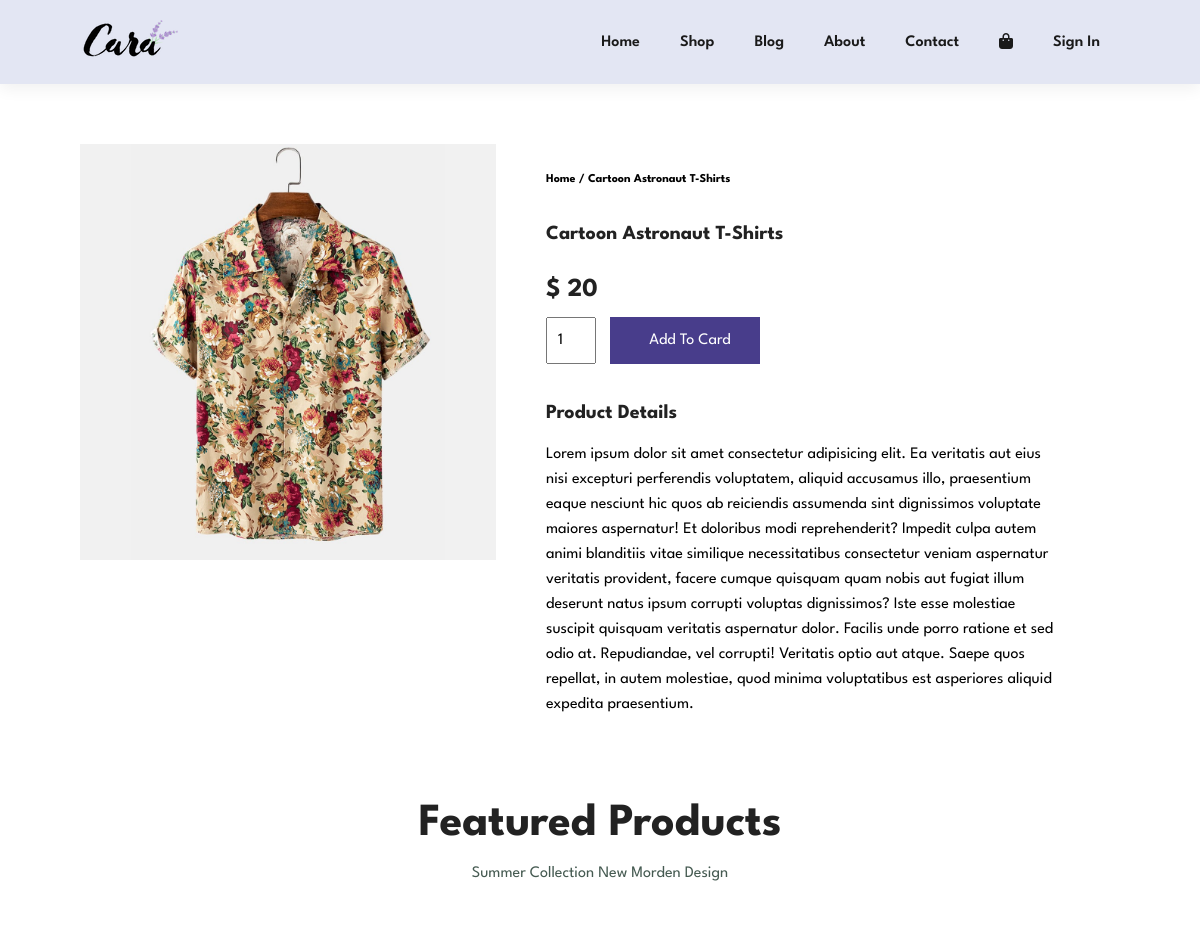
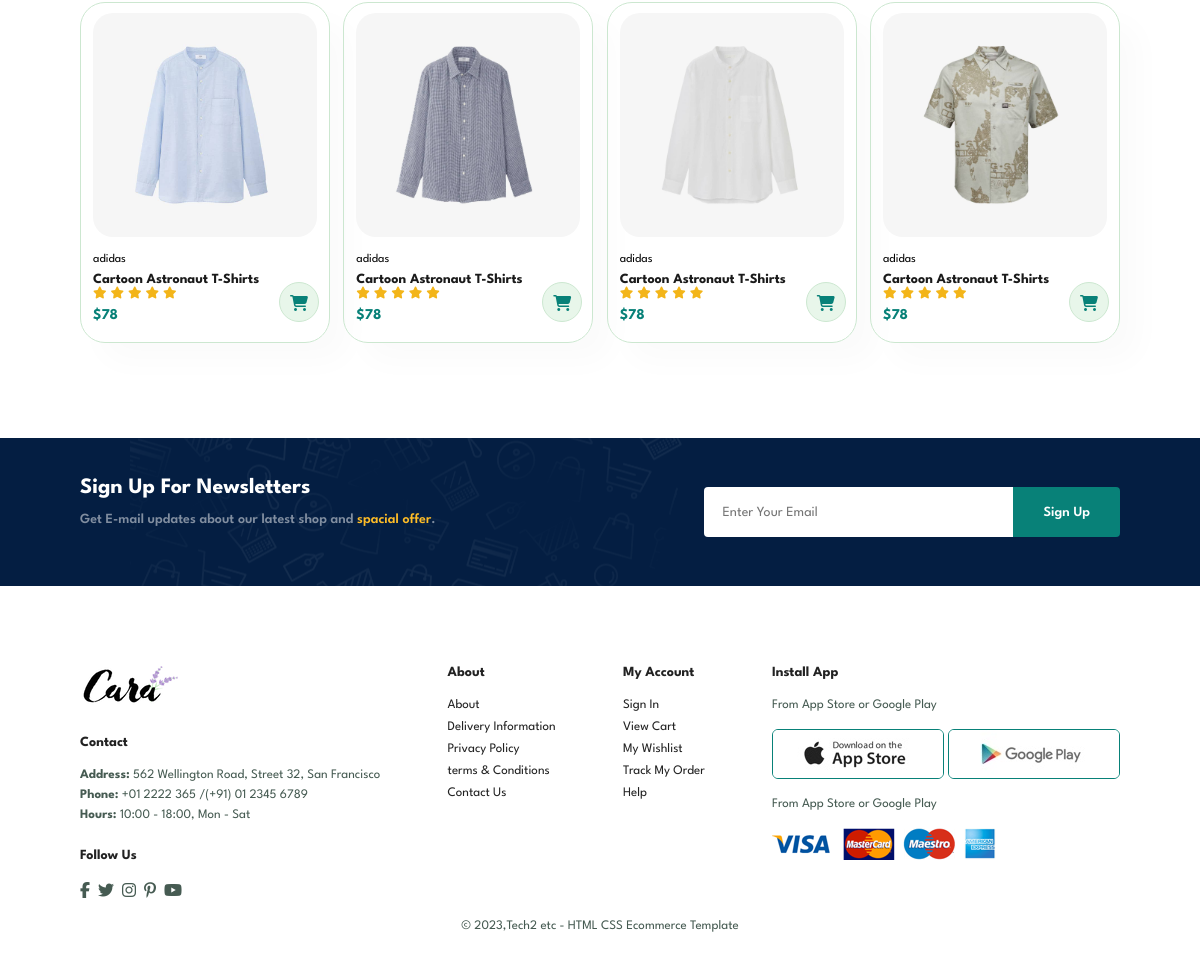
The app's page /sproduct.php?id=1 with its own data (2 pictures, top to bottom).
### tables this page shows
CREATE TABLE `logo` (
  `id` int(11) NOT NULL,
  `logo_img` text NOT NULL
);

CREATE TABLE `product` (
  `id` int(11) NOT NULL,
  `image` text NOT NULL,
  `subtitle` varchar(255) NOT NULL,
  `title` varchar(255) NOT NULL,
  `price` varchar(255) NOT NULL,
  `size` text NOT NULL,
  `content` text NOT NULL
);

### sproduct.php (the view, shortened to what this page needs)
<?php include("header.php"); ?>
<body>
    <?php include("nabvar.php"); ?>
<?php
$id = $_GET['id'];
$sql = "select*from product where id='$id'";
$result = $connection->query($sql);
$row = mysqli_fetch_array($result);
?>
<section id="prodetails" class="section-p1">
    <div class="single-pro-image">
        <img src="./upload/<?php echo $row['image']; ?>" width="100%" id="mainimg" alt="">
    </div>
    <div class="single-pro-details">
        <h6>Home /
            <?php echo $row['title']; ?>
        </h6>
        <h4>
            <?php echo $row['title']; ?>
        </h4>
        <h2>$
            <?php echo $row['price']; ?>
        </h2>
        <form action="cart.php" method='POST'>
            <div class="add_to_cart_form">
                <input type="number" class="form-control" name='qty' value="1">
                <input type="submit"  class="ad_cart form-control" value="Add To Card" name="add_to_cart">
            </div>
        </form>
        <h4>Product Details</h4>
        <span>
            <?php echo $row['content']; ?>
        </span>
    </div>
</section>
<section id="product1" class="section-p1">
    <h2>Featured Products</h2>
    <p>Summer Collection New Morden Design</p>
    <div class="pro-container">
        <div class="pro">
            <img src="./img/products/n1.jpg" alt="">
            <div class="des">
                <span>adidas</span>
                <h5>Cartoon Astronaut T-Shirts</h5>
                <div class="star">
                    <i class="fas fa-star"></i>
                    <i class="fas fa-star"></i>
                    <i class="fas fa-star"></i>
                    <i class="fas fa-star"></i>
                    <i class="fas fa-star"></i>
                </div>
                <h4>$78</h4>
            </div>
            <a href="#"><i class="fa-solid fa-cart-shopping cart"></i></a>
        </div>
        <div class="pro">
            <img src="./img/products/n2.jpg" alt="">
            <div class="des">
                <span>adidas</span>
                <h5>Cartoon Astronaut T-Shirts</h5>
                <div class="star">
                    <i class="fas fa-star"></i>
                    <i class="fas fa-star"></i>
                    <i class="fas fa-star"></i>
                    <i class="fas fa-star"></i>
                    <i class="fas fa-star"></i>
                </div>
                <h4>$78</h4>
            </div>
            <a href="#"><i class="fa-solid fa-cart-shopping cart"></i></a>
        </div>
        <div class="pro">
            <img src="./img/products/n3.jpg" alt="">
            <div class="des">
                <span>adidas</span>
                <h5>Cartoon Astronaut T-Shirts</h5>
                <div class="star">
                    <i class="fas fa-star"></i>
                    <i class="fas fa-star"></i>
                    <i class="fas fa-star"></i>
                    <i class="fas fa-star"></i>
                    <i class="fas fa-star"></i>
                </div>
                <h4>$78</h4>
            </div>
            <a href="#"><i class="fa-solid fa-cart-shopping cart"></i></a>
        </div>
        <div class="pro">
            <img src="./img/products/n4.jpg" alt="">
            <div class="des">
                <span>adidas</span>
                <h5>Cartoon Astronaut T-Shirts</h5>
                <div class="star">
                    <i class="fas fa-star"></i>
                    <i class="fas fa-star"></i>
                    <i class="fas fa-star"></i>
                    <i class="fas fa-star"></i>
                    <i class="fas fa-star"></i>
                </div>
                <h4>$78</h4>
            </div>
            <a href="#"><i class="fa-solid fa-cart-shopping cart"></i></a>
        </div>
    </div>
</section>
<section id="newsletter" class="section-p1 section-m1">
    <div class="newstext">
        <h4>Sign Up For Newsletters</h4>
        <p>Get E-mail updates about our latest shop and <span>spacial offer</span>.</p>
    </div>
    <div class="form">
        <input type="text" placeholder="Enter Your Email">
        <Button class="normal">Sign Up</Button>
    </div>
</section>
<footer class="section-p1">
    <div class="col">
        <img class="logo" src="./img/logo.png" alt="">
        <h4>Contact</h4>
        <p><strong>Address: </strong> 562 Wellington Road, Street 32, San Francisco</p>
        <p><strong>Phone: </strong> +01 2222 365 /(+91) 01 2345 6789</p>
        <p><strong>Hours: </strong> 10:00 - 18:00, Mon - Sat</p>
        <div class="follow">
            <h4>Follow Us</h4>
            <div class="icon">
                <i class="fa-brands fa-facebook-f"></i>
                <i class="fa-brands fa-twitter"></i>
                <i class="fa-brands fa-instagram"></i>
                <i class="fa-brands fa-pinterest-p"></i>
                <i class="fa-brands fa-youtube"></i>
            </div>
        </div>
    </div>
    <div class="col">
        <h4>About</h4>
        <a href="about.php">About</a>
        <a href="#">Delivery Information</a>
        <a href="#">Privacy Policy</a>
        <a href="#">terms & Conditions</a>
        <a href="contact.php">Contact Us</a>
    </div>
    <div class="col">
        <h4>My Account</h4>
        <a href="#">Sign In</a>
        <a href="#">View Cart</a>
        <a href="#">My Wishlist</a>
        <a href="#">Track My Order</a>
        <a href="#">Help</a>
    </div>
    <div class="col install">
        <h4>Install App</h4>
        <p>From App Store or Google Play</p>
        <div class="row">
            <img src="./img/pay/app.jpg" alt="">
            <img src="./img/pay/play.jpg" alt="">
        </div>
        <p>From App Store or Google Play</p>
        <img src="./img/pay/pay.png" alt="">
    </div>
    <div class="copyright">
        <p>&copy; 2023,Tech2 etc - HTML CSS Ecommerce Template</p>
    </div>
</footer>
</body>
</html>

### nabvar.php (shortened to what this page needs)
<section id="header">
<?php
$sql='select*from logo';
$result=$connection->query($sql);
$row=mysqli_fetch_array($result);
?>
<a href="#"><img src="./upload/<?php echo $row['logo_img'];?>" class="logo" alt=""></a>
<div>
    <ul id="navbar">
        <li><a class="" href="index.php">Home</a></li>
        <li><a href="shop.php">Shop</a></li>
        <li><a href="blog.php">Blog</a></li>
        <li><a href="about.php">About</a></li>
        <li><a href="contact.php">Contact</a></li>
        <li id="lg-bag"><a href="checkout.php"><i class="fa-solid fa-bag-shopping"></i></a></li>
        <?php
            if(isset($_SESSION['user_id'])){
                ?>
        <li><a href="logout.php">Logout(<?php echo $_SESSION['name'];?>)</a></li>
        <?php }
        else{
            ?>
            <li><a href="login.php">Sign In</a></li>
       <?php  } ?>
    </ul>
</div>
</section>

### style.css (style rules this page uses)
* { margin: 0; padding: 0; box-sizing: border-box; font-family: 'League Spartan', sans-serif; }
h2 { font-size: 46px; line-height: 54px; color: #222; }
h4 { font-size: 20px; color: #222; }
h6 { font-weight: 700; font-size: 12px; }
p { font-size: 16px; color: #465b52; margin: 15px 0 20px 0; }
.section-p1 { padding: 40px 80px; }
.section-m1 { margin: 40px 0; }
button.normal { font-size: 14px; font-weight: 600; padding: 15px 30px; color: #000; background-color: #fff; border-radius: 4px; cursor: pointer; border: none; outline: none; transition: 0.2s; }
body { width: 100%; }
#header { display: flex; align-items: center; justify-content: space-between; padding: 20px 80px; background-color: #E3E6F3; box-shadow: 0 5px 15px rgb(0, 0, 0, 0.06); z-index: 999; position: sticky; top: 0; left: 0; }
#navbar { display: flex; align-items: center; justify-content: center; }
#navbar li { list-style: none; padding: 0 20px; position: relative; }
#navbar li a { text-decoration: none; font-size: 16px; font-weight: 600; color: #1a1a1a; transition: 0.3s ease; }
#product1 { text-align: center; }
#product1 .pro-container { display: flex; justify-content: space-between; flex-wrap: wrap; padding-top: 20px; }
#product1 .pro { width: 23%; min-width: 250px; padding: 10px 12px; border: 1px solid #cce7d0; border-radius: 25px; cursor: pointer; box-shadow: 20px 20px 30px rgb(0, 0, 0, 0.02); margin: 15px 0; transition: 0.2s ease; position: relative; }
#product1 .pro img { width: 100%; border-radius: 20px; }
#product1 .pro .des { text-align: start; padding: 10px 0; }
#product1 .pro .des span { color: #060606; font-size: 12px; }
#product1 .pro .des h5 { padding-top: 7px; color: #1a1a1a; font-size: 14px; }
#product1 .pro .des i { font-size: 12px; color: rgb(243, 181, 25); }
#product1 .pro .des h4 { padding-top: 7px; font-size: 15px; font-weight: 700; color: #088178; }
#product1 .pro .cart { width: 40px; height: 40px; line-height: 40px; border-radius: 50px; background-color: #e8f6ea; font-weight: 600; color: #088178; border: 1px solid #cce7d0; position: absolute; bottom: 20px; right: 10px; }
#newsletter { display: flex; justify-content: space-between; flex-wrap: wrap; align-items: center; background-image: url(./img/banner/b14.png); background-repeat: no-repeat; background-position: 20% 30%; background-color: #041e42; }
#newsletter h4 { font-size: 22px; font-weight: 700; color: #fff; }
#newsletter p { font-size: 14px; font-weight: 600; color: #818ea0; }
#newsletter p span { color: #ffbd27; }
#newsletter .form { display: flex; width: 40%; }
#newsletter input { height: 3.125rem; padding: 0 1.25em; font-size: 14px; width: 100%; border: 1px solid transparent; border-radius: 4px; outline: none; border-top-right-radius: 0; border-bottom-right-radius: 0; }
#newsletter button { background-color: #088178; color: #fff; white-space: nowrap; border-top-left-radius: 0; border-bottom-left-radius: 0; }
footer { display: flex; justify-content: space-between; flex-wrap: wrap; }
footer .col { display: flex; flex-direction: column; align-items: flex-start; margin-bottom: 20px; }
footer .logo { margin-bottom: 30px; }
footer h4 { font-size: 14px; padding-bottom: 20px; }
footer p { font-size: 13px; margin: 0 0 8px 0; }
footer a { font-size: 13px; text-decoration: none; color: #222; margin-bottom: 10px; }
footer .follow { margin-top: 20px; }
footer .follow i { color: #465b52; padding-right: 4px; cursor: pointer; }
footer .install .row img { border: 1px solid #088178; border-radius: 6px; }
footer .install img { margin: 10px 0 15px 0; }
footer .copyright { width: 100%; align-items: center; text-align: center; }
#prodetails { display: flex; margin-top: 20px; }
#prodetails .single-pro-image { width: 40%; margin-right: 50px; }
#prodetails .single-pro-details { width: 50%; padding-top: 30px; }
#prodetails .single-pro-details h4 { padding: 40px 0 20px 0; }
#prodetails .single-pro-details h2 { font-size: 26px; }
#prodetails .single-pro-details input { width: 50px; height: 47px; padding-left: 10px; font-size: 16px; margin-right: 10px; }
#prodetails .single-pro-details span { line-height: 25px; }
input.ad_cart.form-control { width: 150px !important; background-color: darkslateblue; color: #fff; cursor: pointer; border: none; }

### records on screen
logo: logo_img (picture)
product: image (picture), title "Cartoon Astronaut T-Shirts", price "20", content "Lorem ipsum dolor sit amet consectetur adipisicing elit. Ea veritatis aut eius nisi excepturi perferendis voluptatem, aliquid accusamus illo, praesentium eaque nesciunt hic quos ab reiciendis assumenda sint dignissimos voluptate maiores aspernatur! Et doloribus modi reprehenderit? Impedit culpa autem animi blanditiis vitae similique necessitatibus consectetur veniam aspernatur veritatis provident, facere cumque quisquam quam nobis aut fugiat illum deserunt natus ipsum corrupti voluptas dignissimos? Iste esse molestiae suscipit quisquam veritatis aspernatur dolor. Facilis unde porro ratione et sed odio at. Repudiandae, vel corrupti! Veritatis optio aut atque. Saepe quos repellat, in autem…"
